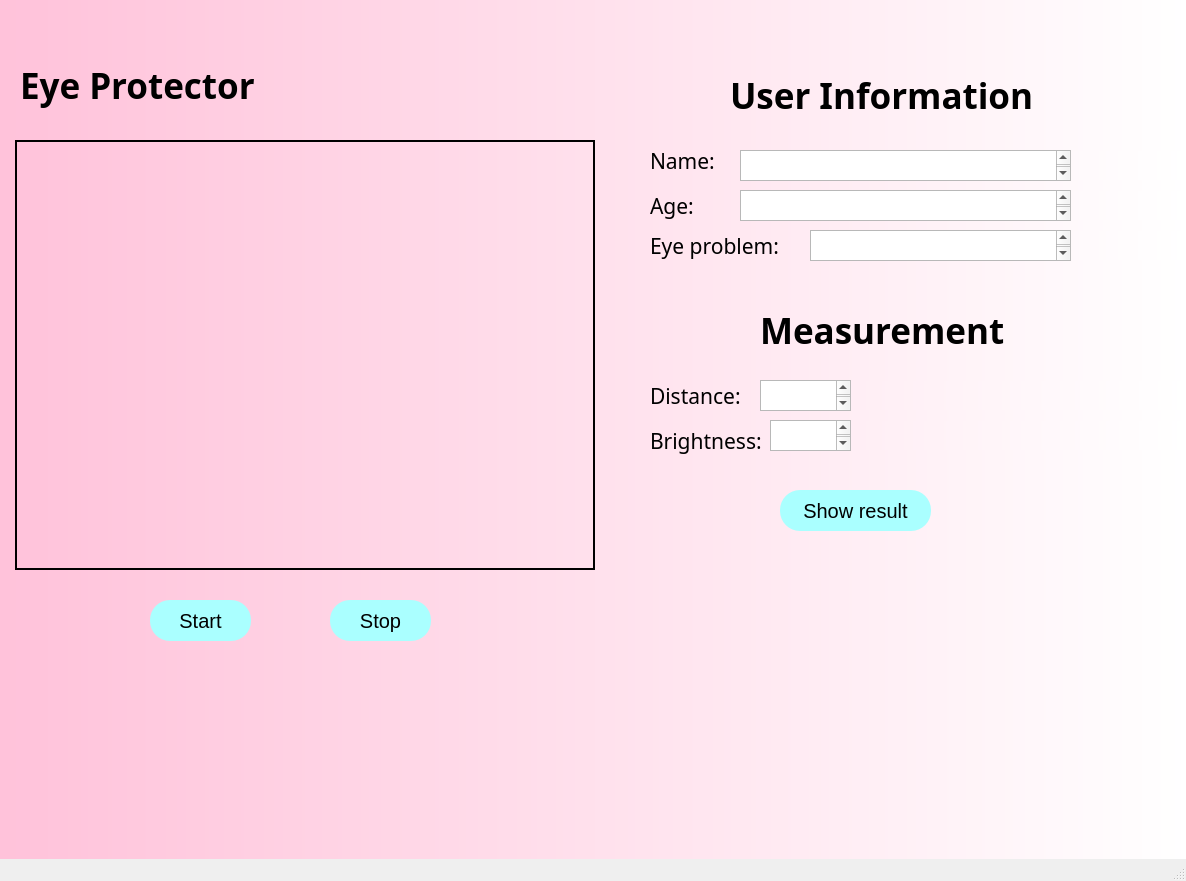
<?xml version="1.0" encoding="UTF-8"?>
<ui version="4.0">
 <class>MainWindow</class>
 <widget class="QMainWindow" name="MainWindow">
  <property name="geometry">
   <rect>
    <x>0</x>
    <y>0</y>
    <width>1186</width>
    <height>881</height>
   </rect>
  </property>
  <property name="windowTitle">
   <string>MainWindow</string>
  </property>
  <property name="whatsThis">
   <string>&lt;html&gt;&lt;head/&gt;&lt;body&gt;&lt;p&gt;&lt;img src=&quot;:/newPrefix/mascot.jpg&quot;/&gt;&lt;/p&gt;&lt;/body&gt;&lt;/html&gt;</string>
  </property>
  <property name="styleSheet">
   <string notr="true">QWidget#centralwidget{
background-color: qlineargradient(spread:pad, x1:0, y1:0, x2:1, y2:0, stop:0 rgba(255, 194, 218, 255), stop:1 rgba(255, 255, 255, 255))}</string>
  </property>
  <widget class="QWidget" name="centralwidget">
   <widget class="QLabel" name="title">
    <property name="geometry">
     <rect>
      <x>20</x>
      <y>40</y>
      <width>321</width>
      <height>91</height>
     </rect>
    </property>
    <property name="font">
     <font>
      <family>SVN-Beast</family>
      <pointsize>26</pointsize>
      <weight>75</weight>
      <italic>false</italic>
      <bold>true</bold>
      <stylestrategy>PreferDefault</stylestrategy>
      <kerning>true</kerning>
     </font>
    </property>
    <property name="mouseTracking">
     <bool>true</bool>
    </property>
    <property name="styleSheet">
     <string notr="true">QWidget#widget
</string>
    </property>
    <property name="frameShadow">
     <enum>QFrame::Plain</enum>
    </property>
    <property name="text">
     <string>Eye Protector</string>
    </property>
    <property name="textFormat">
     <enum>Qt::AutoText</enum>
    </property>
   </widget>
   <widget class="QLabel" name="title_user_in4">
    <property name="geometry">
     <rect>
      <x>730</x>
      <y>70</y>
      <width>381</width>
      <height>51</height>
     </rect>
    </property>
    <property name="font">
     <font>
      <family>SVN-Beast</family>
      <pointsize>26</pointsize>
      <weight>75</weight>
      <bold>true</bold>
     </font>
    </property>
    <property name="frameShape">
     <enum>QFrame::NoFrame</enum>
    </property>
    <property name="text">
     <string>User Information</string>
    </property>
   </widget>
   <widget class="QLabel" name="photo">
    <property name="geometry">
     <rect>
      <x>15</x>
      <y>140</y>
      <width>580</width>
      <height>430</height>
     </rect>
    </property>
    <property name="font">
     <font>
      <underline>false</underline>
     </font>
    </property>
    <property name="frameShape">
     <enum>QFrame::WinPanel</enum>
    </property>
    <property name="frameShadow">
     <enum>QFrame::Plain</enum>
    </property>
    <property name="lineWidth">
     <number>0</number>
    </property>
    <property name="text">
     <string/>
    </property>
   </widget>
   <widget class="QLabel" name="username">
    <property name="geometry">
     <rect>
      <x>650</x>
      <y>130</y>
      <width>141</width>
      <height>61</height>
     </rect>
    </property>
    <property name="font">
     <font>
      <family>SVN-Beast</family>
      <pointsize>16</pointsize>
     </font>
    </property>
    <property name="text">
     <string>Name:</string>
    </property>
   </widget>
   <widget class="QLabel" name="age">
    <property name="geometry">
     <rect>
      <x>650</x>
      <y>180</y>
      <width>111</width>
      <height>51</height>
     </rect>
    </property>
    <property name="font">
     <font>
      <family>SVN-Beast</family>
      <pointsize>16</pointsize>
     </font>
    </property>
    <property name="text">
     <string>Age:</string>
    </property>
   </widget>
   <widget class="QLabel" name="eye">
    <property name="geometry">
     <rect>
      <x>650</x>
      <y>220</y>
      <width>241</width>
      <height>51</height>
     </rect>
    </property>
    <property name="font">
     <font>
      <family>SVN-Beast</family>
      <pointsize>16</pointsize>
     </font>
    </property>
    <property name="text">
     <string>Eye problem:</string>
    </property>
   </widget>
   <widget class="QLabel" name="result">
    <property name="geometry">
     <rect>
      <x>760</x>
      <y>310</y>
      <width>301</width>
      <height>41</height>
     </rect>
    </property>
    <property name="font">
     <font>
      <family>SVN-Beast</family>
      <pointsize>26</pointsize>
      <weight>75</weight>
      <bold>true</bold>
     </font>
    </property>
    <property name="text">
     <string>Measurement</string>
    </property>
   </widget>
   <widget class="QLabel" name="distance">
    <property name="geometry">
     <rect>
      <x>650</x>
      <y>380</y>
      <width>111</width>
      <height>31</height>
     </rect>
    </property>
    <property name="font">
     <font>
      <family>SVN-Beast</family>
      <pointsize>16</pointsize>
     </font>
    </property>
    <property name="text">
     <string>Distance: </string>
    </property>
   </widget>
   <widget class="QLabel" name="bright">
    <property name="geometry">
     <rect>
      <x>650</x>
      <y>420</y>
      <width>141</width>
      <height>41</height>
     </rect>
    </property>
    <property name="font">
     <font>
      <family>SVN-Beast</family>
      <pointsize>16</pointsize>
     </font>
    </property>
    <property name="text">
     <string>Brightness:</string>
    </property>
   </widget>
   <widget class="QPushButton" name="start">
    <property name="geometry">
     <rect>
      <x>150</x>
      <y>600</y>
      <width>101</width>
      <height>41</height>
     </rect>
    </property>
    <property name="font">
     <font>
      <pointsize>15</pointsize>
     </font>
    </property>
    <property name="styleSheet">
     <string notr="true">border-radius:20px;
background-color: rgb(170, 255, 255)</string>
    </property>
    <property name="text">
     <string>Start</string>
    </property>
   </widget>
   <widget class="QPushButton" name="stop">
    <property name="geometry">
     <rect>
      <x>330</x>
      <y>600</y>
      <width>101</width>
      <height>41</height>
     </rect>
    </property>
    <property name="font">
     <font>
      <pointsize>15</pointsize>
     </font>
    </property>
    <property name="styleSheet">
     <string notr="true">border-radius:20px;
background-color: rgb(170, 255, 255)</string>
    </property>
    <property name="text">
     <string>Stop</string>
    </property>
   </widget>
   <widget class="QPushButton" name="show_result">
    <property name="geometry">
     <rect>
      <x>780</x>
      <y>490</y>
      <width>151</width>
      <height>41</height>
     </rect>
    </property>
    <property name="font">
     <font>
      <pointsize>15</pointsize>
     </font>
    </property>
    <property name="styleSheet">
     <string notr="true">border-radius:20px;
background-color: rgb(170, 255, 255)</string>
    </property>
    <property name="text">
     <string>Show result</string>
    </property>
   </widget>
   <widget class="QTextBrowser" name="name_text">
    <property name="geometry">
     <rect>
      <x>740</x>
      <y>150</y>
      <width>331</width>
      <height>31</height>
     </rect>
    </property>
    <property name="font">
     <font>
      <family>SVN-Beast</family>
      <pointsize>16</pointsize>
     </font>
    </property>
   </widget>
   <widget class="QTextBrowser" name="age_text">
    <property name="geometry">
     <rect>
      <x>740</x>
      <y>190</y>
      <width>331</width>
      <height>31</height>
     </rect>
    </property>
    <property name="font">
     <font>
      <family>SVN-Beast</family>
      <pointsize>16</pointsize>
     </font>
    </property>
   </widget>
   <widget class="QTextBrowser" name="eye_text">
    <property name="geometry">
     <rect>
      <x>810</x>
      <y>230</y>
      <width>261</width>
      <height>31</height>
     </rect>
    </property>
    <property name="font">
     <font>
      <family>SVN-Beast</family>
      <pointsize>16</pointsize>
     </font>
    </property>
   </widget>
   <widget class="QTextBrowser" name="dis_text">
    <property name="geometry">
     <rect>
      <x>760</x>
      <y>380</y>
      <width>91</width>
      <height>31</height>
     </rect>
    </property>
    <property name="font">
     <font>
      <family>SVN-Beast</family>
      <pointsize>16</pointsize>
     </font>
    </property>
   </widget>
   <widget class="QTextBrowser" name="bright_text">
    <property name="geometry">
     <rect>
      <x>770</x>
      <y>420</y>
      <width>81</width>
      <height>31</height>
     </rect>
    </property>
    <property name="font">
     <font>
      <family>SVN-Beast</family>
      <pointsize>16</pointsize>
     </font>
    </property>
   </widget>
   <widget class="QLabel" name="label">
    <property name="geometry">
     <rect>
      <x>920</x>
      <y>560</y>
      <width>331</width>
      <height>291</height>
     </rect>
    </property>
    <property name="text">
     <string>&lt;html&gt;&lt;head/&gt;&lt;body&gt;&lt;p&gt;&lt;img src=&quot;:/newPrefix/nga.png&quot;/&gt;&lt;/p&gt;&lt;/body&gt;&lt;/html&gt;</string>
    </property>
   </widget>
   <zorder>title_user_in4</zorder>
   <zorder>photo</zorder>
   <zorder>username</zorder>
   <zorder>age</zorder>
   <zorder>eye</zorder>
   <zorder>result</zorder>
   <zorder>distance</zorder>
   <zorder>bright</zorder>
   <zorder>start</zorder>
   <zorder>stop</zorder>
   <zorder>show_result</zorder>
   <zorder>title</zorder>
   <zorder>age_text</zorder>
   <zorder>eye_text</zorder>
   <zorder>dis_text</zorder>
   <zorder>bright_text</zorder>
   <zorder>name_text</zorder>
   <zorder>label</zorder>
  </widget>
  <widget class="QMenuBar" name="menubar">
   <property name="geometry">
    <rect>
     <x>0</x>
     <y>0</y>
     <width>1186</width>
     <height>26</height>
    </rect>
   </property>
  </widget>
  <widget class="QStatusBar" name="statusbar"/>
 </widget>
 <resources>
  <include location="mascot.qrc"/>
 </resources>
 <connections/>
</ui>
